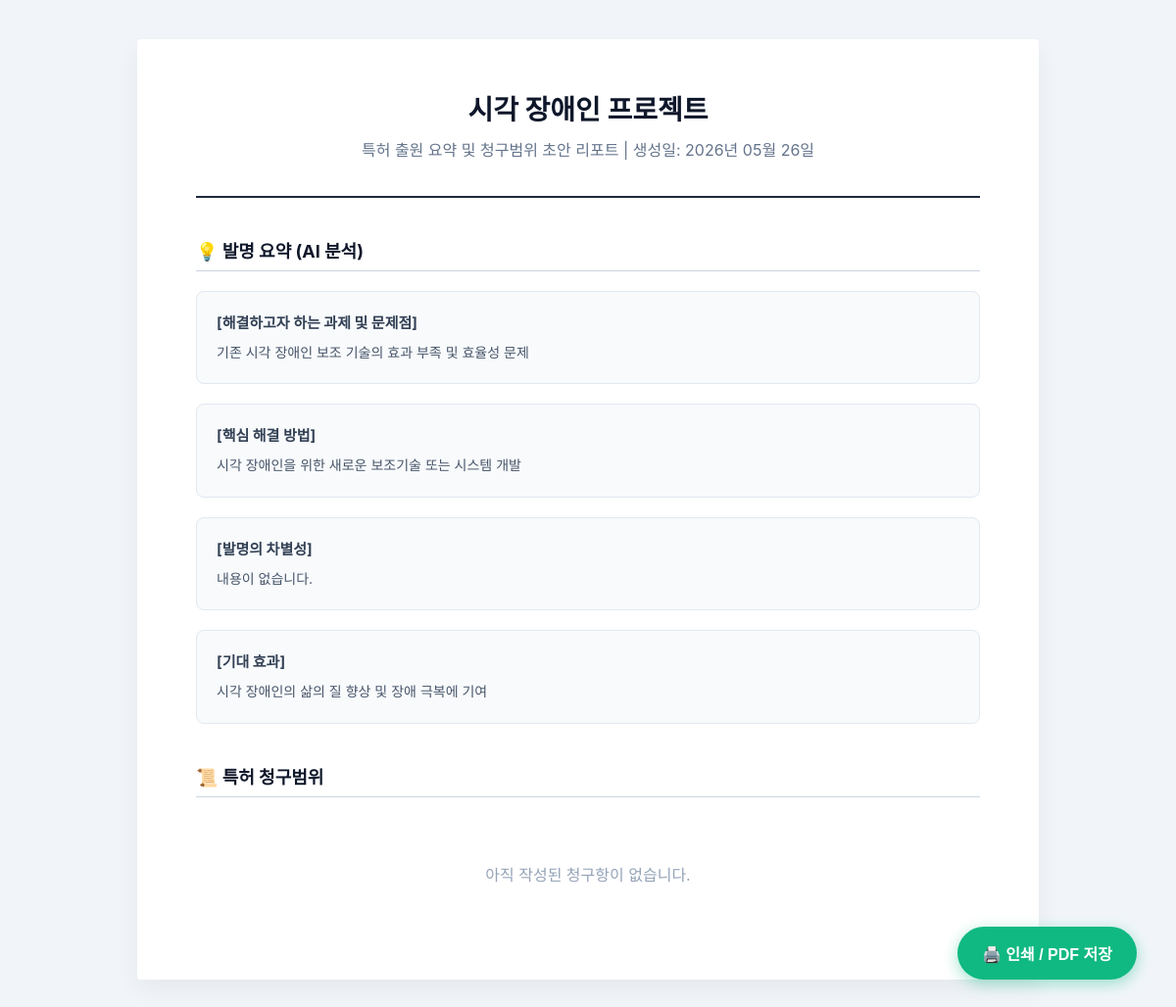
/workspace/workstation/29/report/ (signed in), run on an earlier commit of the app's database.
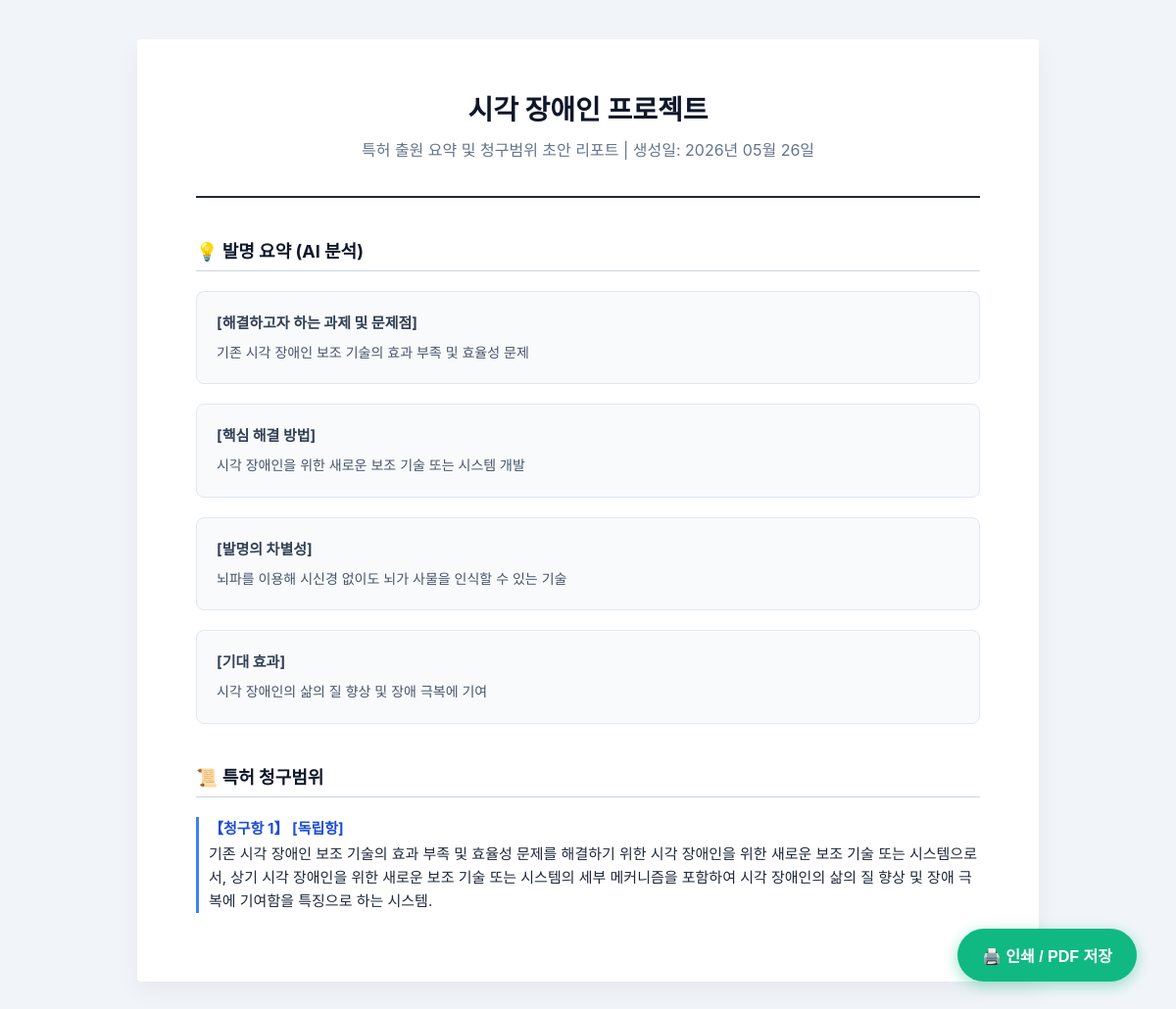
And on a later commit of the database.
### workspace/models.py (models this page shows, shortened)
class ConsultationState(models.Model):
    project = models.OneToOneField(PatentProject, on_delete=models.CASCADE, related_name='consultation_state')
    phase = models.IntegerField(default=1)
    collecting_steps = models.BooleanField(default=False)
    ext_problem = models.TextField(blank=True, null=True)
    ext_solution = models.TextField(blank=True, null=True)
    ext_differentiation = models.TextField(blank=True, null=True)
    ext_effect = models.TextField(blank=True, null=True)

class PatentClaim(models.Model):
    project = models.ForeignKey(PatentProject, on_delete=models.CASCADE, related_name='claims')
    claim_no = models.IntegerField(verbose_name="청구항 번호")
    is_dependent = models.BooleanField(default=False, verbose_name="종속항 여부")
    cited_claim_no = models.JSONField(default=list, blank=True, verbose_name="인용항 번호 목록")
    category = models.CharField(max_length=50, verbose_name="카테고리(방법/시스템 등)")
    content = models.TextField(verbose_name="청구항 내용")
    created_at = models.DateTimeField(auto_now_add=True)
    class Meta:
        ordering = ['claim_no'] # 항상 청구항 번호 순서대로 정렬되도록 설정

### workspace/views.py (the view)
# urls.py: path('workstation/<int:project_id>/report/', views.patent_report_view, name='patent_report'),
@login_required(login_url='/accounts/login/')
def patent_report_view(request, project_id):
    project = get_object_or_404(PatentProject, id=project_id, owner=request.user)
    state = get_object_or_404(ConsultationState, project=project)
    invention_input = getattr(project, 'inventioninput', None)
    claims = project.claims.all().order_by('claim_no')
    consultation_state = getattr(project, 'consultationstate', None)
    context = {
        'project': project,
        'state': state,
        'invention_input': invention_input,
        'consultation_state': consultation_state,
        'claims': claims
    }
    return render(request, 'workspace/report.html', context)

### workspace/templates/workspace/report.html (shortened to what this page needs)
<!DOCTYPE html>
<html lang="ko">
<head>
</head>
<body>
    <button class="print-btn" onclick="window.print()">🖨️ 인쇄 / PDF 저장</button>
    <div class="report-container">
        <div class="header">
            <h1>{{ project.title }}</h1>
            <p>특허 출원 요약 및 청구범위 초안 리포트 | 생성일: {% now "Y년 m월 d일" %}</p>
        </div>
        <div class="section-title">💡 발명 요약 (AI 분석)</div>
        <div class="content-box">
            <h4>[해결하고자 하는 과제 및 문제점]</h4>
            <p>{{ state.ext_problem|default:"내용이 없습니다." }}</p>
        </div>
        <div class="content-box">
            <h4>[핵심 해결 방법]</h4>
            <p>{{ state.ext_solution|default:"내용이 없습니다." }}</p>
        </div>
        <div class="content-box">
            <h4>[발명의 차별성]</h4>
            <p>{{ state.ext_differentiation|default:"내용이 없습니다." }}</p>
        </div>
        <div class="content-box">
            <h4>[기대 효과]</h4>
            <p>{{ state.ext_effect|default:"내용이 없습니다." }}</p>
        </div>
        <div class="section-title">📜 특허 청구범위</div>
        {% if claims %}
            {% for c in claims %}
            <div class="claim-item {% if c.is_dependent %}dependent{% endif %}">
                <h4 style="margin: 0 0 5px 0; font-size: 15px; color: {% if c.is_dependent %}#64748b{% else %}#1d4ed8{% endif %};">
                    【청구항 {{ c.claim_no }}】 {% if c.is_dependent %}[종속항]{% else %}[독립항]{% endif %}
                </h4>
                <p style="margin: 0; line-height: 1.6; font-size: 15px;">{{ c.content }}</p>
            </div>
            {% endfor %}
        {% else %}
            <div style="text-align: center; color: #94a3b8; padding: 30px;">
                <p>아직 작성된 청구항이 없습니다.</p>
            </div>
        {% endif %}
    </div>
</body>
</html>

What changed in the data, as far as the page shows it:
changed ConsultationState "기존 시각 장애인 보조 기술의 효과 부족 및 효율성 문제": ext_solution "시각 장애인을 위한 새로운 보조기술 또는 시스템 개발" → "시각 장애인을 위한 새로운 보조 기술 또는 시스템 개발"; ext_differentiation "내용이 없습니다." → "뇌파를 이용해 시신경 없이도 뇌가 사물을 인식할 수 있는 기술"
added PatentClaim: claim_no "1", is_dependent "[독립항]", content "기존 시각 장애인 보조 기술의 효과 부족 및 효율성 문제를 해결하기 위한 시각 장애인을 위한 새로운 보조 기술 또는 시스템으로서, 상기 시각 장애인을 위한 새로운 보조 기술 또는 시스템의 세부 메커니즘을 포함하여 시각 장애인의 삶의 질 향상 및 장애 극복에 기여함을 특징으로 하는 시스템."
Also different on the page:
text no longer shown: "아직 작성된 청구항이 없습니다."
